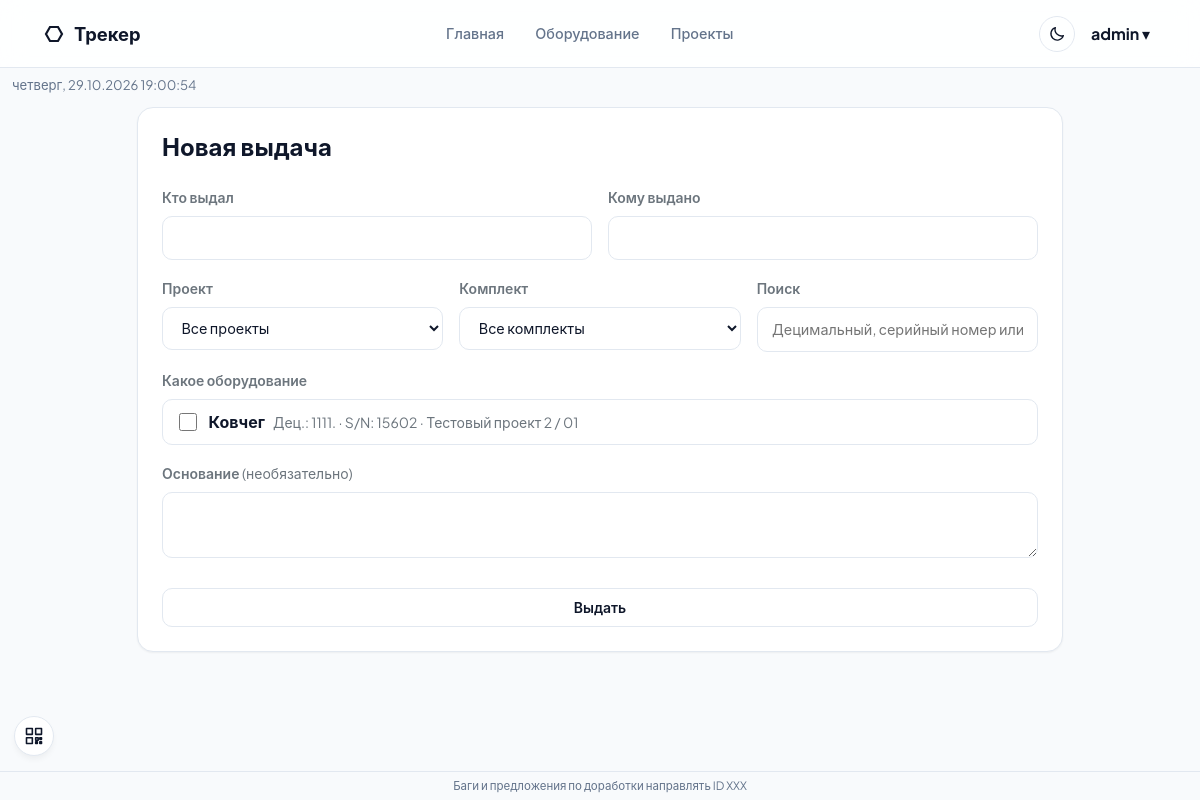
Screenshot of /operations/new (signed in) with the database file from the repository.
### app/models.py (models this page shows, shortened)
class User(UserMixin, db.Model):
    __tablename__ = 'users'
    id = db.Column(db.Integer, primary_key=True)
    username = db.Column(db.String(64), unique=True, nullable=False)
    password_hash = db.Column(db.String(256), nullable=False)
    password_plain = db.Column(db.String(256))
    must_change_password = db.Column(db.Boolean, default=False, nullable=False)
    role = db.Column(db.String(20), default='user')
    can_report = db.Column(db.Boolean, default=False)
    can_data = db.Column(db.Boolean, default=False)
    created_at = db.Column(db.DateTime, default=datetime.utcnow)
    equipments = db.relationship('Equipment', backref='owner', lazy='dynamic')
    projects = db.relationship('Project', backref='owner', lazy='dynamic')
    employees = db.relationship('Employee', backref='owner', lazy='dynamic')
    operations = db.relationship('Operation', backref='owner', lazy='dynamic')
    @property
    def is_admin(self):
        return self.role == 'admin'
    @property
    def can_use_report(self):
        return self.is_admin or bool(self.can_report)
    @property
    def can_use_data(self):
        return self.is_admin or bool(self.can_data)

class Equipment(db.Model):
    __tablename__ = 'equipments'
    id = db.Column(db.Integer, primary_key=True)
    user_id = db.Column(db.Integer, db.ForeignKey('users.id'), nullable=False)
    name = db.Column(db.String(120), nullable=False)
    category = db.Column(db.String(60))
    decimal_number = db.Column(db.String(100))
    serial_number = db.Column(db.String(100), nullable=True)
    status = db.Column(db.String(80), default='На складе')
    project_id = db.Column(db.Integer, db.ForeignKey('projects.id'), nullable=True)
    kit_id = db.Column(db.Integer, db.ForeignKey('kits.id'), nullable=True)
    received_at = db.Column(db.DateTime, default=datetime.utcnow)
    received_from = db.Column(db.String(255))
    acceptance_report = db.Column(db.String(500))
    photo_path = db.Column(db.String(500))
    status_before_archive = db.Column(db.String(80))
    photos = db.relationship('EquipmentPhoto', backref='equipment', cascade='all, delete-orphan', lazy=True)
    created_at = db.Column(db.DateTime, default=datetime.utcnow)
    operation_items = db.relationship('OperationItem', backref='equipment', lazy=True)

class Project(db.Model):
    __tablename__ = 'projects'
    id = db.Column(db.Integer, primary_key=True)
    user_id = db.Column(db.Integer, db.ForeignKey('users.id'), nullable=False)
    name = db.Column(db.String(120), nullable=False)
    description = db.Column(db.Text)
    archived = db.Column(db.Boolean, default=False, nullable=False)
    created_at = db.Column(db.DateTime, default=datetime.utcnow)
    equipments = db.relationship('Equipment', backref='project', lazy=True)
    kits = db.relationship('Kit', backref='project', cascade='all, delete-orphan', lazy=True)

class Kit(db.Model):
    __tablename__ = 'kits'
    id = db.Column(db.Integer, primary_key=True)
    project_id = db.Column(db.Integer, db.ForeignKey('projects.id'), nullable=False)
    name = db.Column(db.String(120), nullable=False)
    equipments = db.relationship('Equipment', backref='kit', lazy=True)

### app/routes/operations.py (the view, shortened to what this page needs)
@operations_bp.route('/new', methods=['GET','POST'])
@login_required
def new_operation():
    op_type=request.args.get('type','issue')
    return operation_form(op_type)

### app/routes/main.py (called while the page is built)
def connect_url():
    host = request.host
    name, _, port = host.partition(':') if not host.startswith('[') else (host, '', '')
    if name in ('localhost', '127.0.0.1', '0.0.0.0', ''):
        host = _lan_ip() + (':' + port if port else '')
    return f'{request.scheme}://{host}'

### templates/operations/new.html (shortened to what this page needs)
{% extends 'base.html' %}
{% block content %}<div class="row justify-content-center"><div class="col-lg-10"><div class="card-custom"><h4 class="fw-bold mb-4">Новая {{ 'выдача' if op_type == 'issue' else 'приемка' }}</h4><form method="POST"><input type="hidden" name="op_type" value="{{ op_type }}">
{% if op_type=='issue' %}<div class="row g-3 mb-3"><div class="col-md-6"><label class="form-label small fw-semibold text-secondary">Кто выдал</label><input type="text" name="issuer_name" class="form-control-custom" list="employee_list" required></div><div class="col-md-6"><label class="form-label small fw-semibold text-secondary">Кому выдано</label><input type="text" name="employee_name" class="form-control-custom" required></div></div>{% endif %}
<div class="row g-3 mb-3"><div class="col-md-4"><label class="form-label small fw-semibold text-secondary">Проект</label><select id="projectFilter" class="form-select-custom"><option value="">Все проекты</option>{% for p in projects %}<option value="{{ p.id }}">{{ p.name }}</option>{% endfor %}</select></div><div class="col-md-4"><label class="form-label small fw-semibold text-secondary">Комплект</label><select id="kitFilter" class="form-select-custom"><option value="">Все комплекты</option>{% for k in kits %}<option value="{{ k.id }}" data-project="{{ k.project_id }}">{{ k.name }}</option>{% endfor %}</select></div><div class="col-md-4"><label class="form-label small fw-semibold text-secondary">Поиск</label><input id="eqSearchInput" class="form-control-custom" placeholder="Децимальный, серийный номер или название"></div></div>
<div class="mb-3"><label class="form-label small fw-semibold text-secondary">Какое оборудование</label><div class="eq-select-list">{% for eq in equipments %}<label class="eq-item-row" data-project="{{ eq.project_id or '' }}" data-kit="{{ eq.kit_id or '' }}" data-search="{{ (eq.name ~ ' ' ~ (eq.decimal_number or '') ~ ' ' ~ (eq.serial_number or ''))|lower }}" {% if op_type=='receive' %}data-issued-to="{{ issued_to.get(eq.id,'')|lower }}"{% endif %}><input type="checkbox" name="equipment_ids" value="{{ eq.id }}" {% if eq.id in selected_ids %}checked{% endif %}><div><strong>{{ eq.name }}</strong><span class="text-secondary small ms-2">Дец.: {{ eq.decimal_number or '—' }} · S/N: {{ eq.serial_number or '—' }} · {{ eq.project.name if eq.project else '—' }} / {{ eq.kit.name if eq.kit else '—' }}</span></div></label>{% else %}<div class="p-3 text-secondary">Подходящего оборудования нет.</div>{% endfor %}</div></div>
{% if op_type=='issue' %}<div class="mb-4"><label class="form-label small fw-semibold text-secondary">Основание <span class="fw-normal">(необязательно)</span></label><textarea name="comment" class="form-control-custom" rows="2">{{ op.comment if op else '' }}</textarea></div>{% endif %}<button type="submit" class="btn-primary-custom w-100 py-2 justify-content-center">{{ 'Выдать' if op_type=='issue' else 'Принять' }}</button></form>{% if op_type=='receive' %}<div class="mt-3 text-center"><a href="{{ url_for('equipment.add_equipment') }}">Добавить новое оборудование</a></div>{% endif %}</div></div></div>{% endblock %}

### templates/base.html (shortened to what this page needs)
<!DOCTYPE html>
<html lang="ru">
<head>
<link href="https://cdn.jsdelivr.net/npm/bootstrap@5.3.0/dist/css/bootstrap.min.css" rel="stylesheet">
<link rel="stylesheet" href="{{ url_for('static', filename='css/style.css') }}">
</head>
<body>
{% if current_user.is_authenticated %}
<nav class="navbar-custom mb-0"><div class="container d-flex align-items-center justify-content-between">
<a class="navbar-brand-custom text-decoration-none" href="{{ url_for('main.index') }}">
<svg class="brand-icon" width="24" height="24" viewBox="0 0 24 24" fill="none" stroke="currentColor" stroke-width="2.2" aria-hidden="true"><polygon points="20,12 16,19 8,19 4,12 8,5 16,5"></polygon></svg>
<span>Трекер</span></a>
<div class="d-flex gap-1 align-items-center">
<a class="nav-link-custom text-decoration-none" href="{{ url_for('main.index') }}">Главная</a>
<a class="nav-link-custom text-decoration-none" href="{{ url_for('equipment.list_equipment') }}">Оборудование</a>
<a class="nav-link-custom text-decoration-none" href="{{ url_for('directory.projects') }}">Проекты</a>
</div>
<div class="d-flex align-items-center gap-2">
<button type="button" id="themeToggle" class="theme-toggle" aria-label="Темная тема" title="Темная тема"></button>
<div class="user-menu-wrap">
<button type="button" class="user-menu-trigger" aria-expanded="false"><strong>{{ current_user.username }}</strong> ▾</button>
</div>
</div></div></nav>
<div class="qr-widget" id="qrWidget">
  <button type="button" class="qr-toggle" title="Подключиться с телефона" aria-label="QR для подключения"><svg viewBox="0 0 24 24"><rect x="3" y="3" width="7" height="7"/><rect x="14" y="3" width="7" height="7"/><rect x="3" y="14" width="7" height="7"/><path d="M14 14h3v3h-3zM19 14h2v2h-2zM14 19h2v2h-2zM19 19h2v2h-2z"/></svg></button>
</div>
{% endif %}
<div id="appClock" class="app-clock-global" aria-live="polite"></div>
<div class="container py-2">
{% block content %}{% endblock %}
</div>
<div class="app-footer">Баги и предложения по доработки направлять ID XXX</div>
</body></html>

### static/css/style.css (style rules this page uses)
:root { --bg-main: #f8fafc; --surface: #ffffff; --text-primary: #0f172a; --text-secondary: #64748b; --accent: #2563eb; --accent-hover: #1d4ed8; --border: #e2e8f0; --border-subtle: #f1f5f9; --radius-lg: 16px; --radius-md: 10px; --radius-sm: 6px; --shadow-sm: 0 1px 2px 0 rgb(0 0 0 / 0.05); --shadow-md: 0 4px 6px -1px rgb(0 0 0 / 0.05); --button-text: var(--accent); --button-bg-hover: var(--accent); }
body { font-family: 'Plus Jakarta Sans', -apple-system, sans-serif; background-color: var(--bg-main); color: var(--text-primary); line-height: 1.5; }
.navbar-custom { background: rgba(255, 255, 255, 0.85); backdrop-filter: blur(12px); border-bottom: 1px solid var(--border); padding: 0.85rem 0; position: sticky; top: 0; z-index: 1000; }
.navbar-brand-custom { font-weight: 700; font-size: 1.15rem; color: var(--text-primary) !important; display: flex; align-items: center; gap: 0.5rem; }
.nav-link-custom { color: var(--text-secondary) !important; font-weight: 500; font-size: 0.9rem; padding: 0.5rem 0.85rem !important; border-radius: var(--radius-sm); transition: all 0.15s ease; }
.card-custom { background: var(--surface); border: 1px solid var(--border); border-radius: var(--radius-lg); box-shadow: var(--shadow-sm); padding: 1.5rem; }
.btn:not(.btn-close), button:not(.btn-close):not(.user-menu-trigger):not(.menu-button) { background-color: transparent; color: var(--text-primary); border: 1px solid var(--border); }
.btn-primary-custom { background-color: transparent; color: var(--button-text); font-weight: 600; font-size: 0.875rem; padding: 0.6rem 1.2rem; border-radius: var(--radius-md); border: 1px solid var(--accent); display: inline-flex; align-items: center; gap: 0.4rem; }
.form-control-custom, .form-select-custom { border: 1px solid var(--border); border-radius: var(--radius-md); padding: 0.65rem 0.9rem; font-size: 0.9rem; background-color: var(--surface); color: var(--text-primary); width: 100%; }
.eq-select-list { max-height: 280px; overflow-y: auto; border: 1px solid var(--border); border-radius: var(--radius-md); background: var(--surface); }
.eq-item-row { display: flex; align-items: center; gap: 0.75rem; padding: 0.65rem 1rem; border-bottom: 1px solid var(--border-subtle); cursor: pointer; user-select: none; }
.eq-item-row:last-child { border-bottom: none; }
.eq-item-row input[type="checkbox"] { width: 1.1rem; height: 1.1rem; cursor: pointer; }
.user-menu-wrap { position:relative }
.user-menu-trigger { background:transparent;border:0;color:var(--text-primary);padding:.5rem;cursor:pointer }
.app-footer { position:fixed;left:0;right:0;bottom:0;padding:.35rem .75rem;text-align:center;font-size:.72rem;color:var(--text-secondary);background:color-mix(in srgb,var(--bg-main) 92%,transparent);border-top:1px solid var(--border);z-index:900 }
.theme-toggle { width:36px;height:36px;padding:0;display:inline-flex;align-items:center;justify-content:center; background:transparent;border:1px solid var(--border);border-radius:50%;color:var(--text-primary);cursor:pointer; transition:background-color .15s ease,color .15s ease,border-color .15s ease; }
.app-clock-global { font-size:.82rem;color:var(--text-secondary);margin:.45rem auto .25rem;max-width:1320px;padding:0 .75rem;min-height:1.2rem;text-transform:lowercase }
:root { --bs-link-color-rgb:15,23,42;--bs-link-hover-color-rgb:15,23,42 }
html,body { overflow-x:hidden }
.qr-widget { position:fixed;left:14px;bottom:44px;z-index:950 }
.qr-toggle { width:40px;height:40px;padding:0;border-radius:50%;display:inline-flex;align-items:center;justify-content:center;background:var(--surface)!important;color:var(--text-primary)!important;border:1px solid var(--border)!important;box-shadow:var(--shadow-md);cursor:pointer }
.qr-toggle svg { width:20px;height:20px;fill:none;stroke:currentColor;stroke-width:1.9;stroke-linecap:round;stroke-linejoin:round }

### rows the page displays
User: username "admin"
Equipment: name "Ковчег", decimal_number "1111.", serial_number "15602", project "Тестовый проект 2", kit "01"

### other values shown
{{ 'выдача' if op_type == 'issue' else 'приемка' }} "выдача"
{{ 'Выдать' if op_type=='issue' else 'Принять' }} "Выдать"
